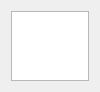
<?xml version="1.0" encoding="UTF-8"?>
<ui version="4.0">
 <class>SceneOutliner</class>
 <widget class="QWidget" name="SceneOutliner">
  <property name="geometry">
   <rect>
    <x>0</x>
    <y>0</y>
    <width>100</width>
    <height>91</height>
   </rect>
  </property>
  <property name="windowTitle">
   <string>SceneOutliner</string>
  </property>
  <layout class="QVBoxLayout" name="verticalLayout">
   <item>
    <widget class="QListView" name="listView">
     <property name="autoFillBackground">
      <bool>false</bool>
     </property>
     <property name="alternatingRowColors">
      <bool>true</bool>
     </property>
     <property name="movement">
      <enum>QListView::Free</enum>
     </property>
     <property name="resizeMode">
      <enum>QListView::Adjust</enum>
     </property>
     <property name="layoutMode">
      <enum>QListView::SinglePass</enum>
     </property>
     <property name="gridSize">
      <size>
       <width>0</width>
       <height>0</height>
      </size>
     </property>
     <property name="modelColumn">
      <number>0</number>
     </property>
    </widget>
   </item>
  </layout>
 </widget>
 <layoutdefault spacing="6" margin="11"/>
 <resources/>
 <connections/>
</ui>
